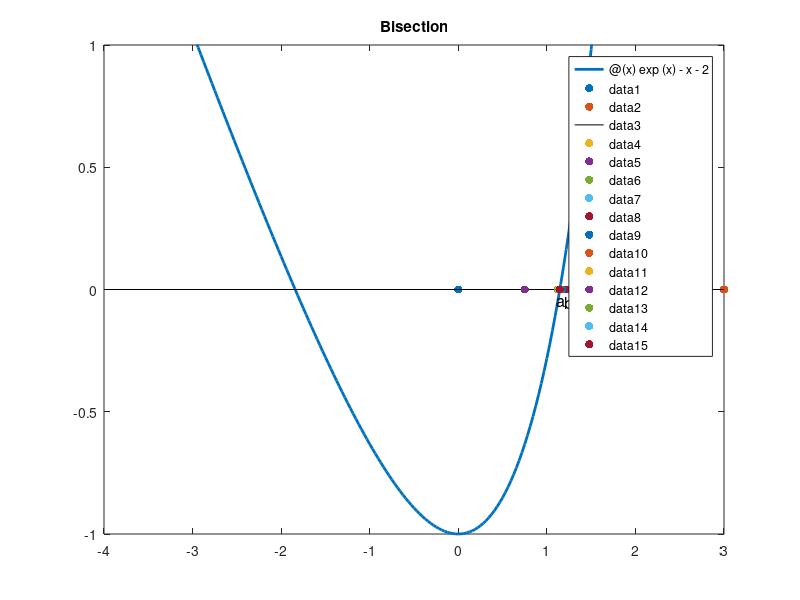

The MATLAB source for this figure:
% Find the solutions of the equation f(x) = 0 using bisection method, 
% where f(x) = e^x - x - 2.

clear, clc

% The function to be solved
f = @(x) exp(x) - x - 2;

% The initial interval
% a = -3; b = -1;  sol = -1.8414056604369606378;
% a = 0.2; b = 2;  sol = 1.1461932206205825852;
a = 0; b = 3;  sol = -1.8414056604369606378;
fprintf('initial value: a = %8.6f, b = %8.6f \n',a,b);
dashString = repmat('-', 1, 50);
fprintf('iter.        a                   b\n')
fprintf('%s\n', dashString);
fa = f(a);

% Set the tolerance
tol = 1e-3;

% The number of iteration
ite = 0;

LW = 'LineWidth'; lw1 = 2; lw2 = 0.5;
FS = 'fontsize'; fs = 12;
figure;
set(gcf,'position',[600,85,900,650])
a0 = min(-4,min(a,b)); b0 = max(3,max(a,b)); %The plot interval
fplot(f, [a0 b0], LW, lw1); hold on
scatter(a,0,'filled','r'); hold on
ta = text(a-0.015, -0.05,'a',FS,fs);
scatter(b,0,'filled','r'); hold on
tb = text(b-0.015, -0.05,'b',FS,fs);
axis([a0 b0 -1 1]);
title('Bisection')
plot([a0, b0],[0, 0], LW, lw2, 'Color', 'black'); hold on

% Check the sign of f(a) and f(b)
if f(a) == 0
    meg = sprintf('%12.6f is the root.',a);
    disp(meg)
end
if f(b) == 0
    meg = sprintf('%12.6f is the root.',b);
    disp(meg)
end
if f(a)*f(b)>0
    error('f(a) and f(b) have the same sign!')
end

% Do the bisection
while abs(a - b) > tol
    pause;
    ite = ite + 1;
    c = (a + b)/2;
    fc = f(c);
    if sign(fc) == sign(fa)
        if abs(c - b) > 0.012*(b0 - a0)
            delete(ta);
            ta = text(c-0.015, -0.05,'a',FS,fs);
        end
        a = c;
        scatter(a,0,'filled','r'); hold on
        axis([a0 b0 -1 1]);
    else 
        if abs(c - a) > 0.012*(b0 - a0)
            delete(tb);
            tb = text(c-0.015, -0.05,'b',FS,fs);
        end
        b = c;
        scatter(b,0,'filled','r'); hold on
        axis([a0 b0 -1 1]);
    end
    fprintf('%2d %12.6f  %12.6f \n',ite,a,b);
end
fprintf('%s\n', dashString);
fprintf('True solution: x = %8.6f\n',sol)